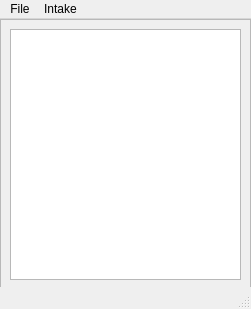
<?xml version="1.0" encoding="UTF-8"?>
<ui version="4.0">
 <class>Intake</class>
 <widget class="QMainWindow" name="Intake">
  <property name="geometry">
   <rect>
    <x>0</x>
    <y>0</y>
    <width>251</width>
    <height>309</height>
   </rect>
  </property>
  <property name="windowTitle">
   <string>Intake</string>
  </property>
  <widget class="QWidget" name="centralWidget">
   <widget class="QListWidget" name="listShipments">
    <property name="geometry">
     <rect>
      <x>10</x>
      <y>10</y>
      <width>231</width>
      <height>251</height>
     </rect>
    </property>
    <property name="font">
     <font>
      <family>URW Gothic L</family>
      <pointsize>16</pointsize>
     </font>
    </property>
   </widget>
   <widget class="QFrame" name="frame">
    <property name="geometry">
     <rect>
      <x>0</x>
      <y>0</y>
      <width>251</width>
      <height>271</height>
     </rect>
    </property>
    <property name="frameShape">
     <enum>QFrame::StyledPanel</enum>
    </property>
    <property name="frameShadow">
     <enum>QFrame::Raised</enum>
    </property>
   </widget>
   <zorder>frame</zorder>
   <zorder>listShipments</zorder>
  </widget>
  <widget class="QMenuBar" name="menuBar">
   <property name="geometry">
    <rect>
     <x>0</x>
     <y>0</y>
     <width>251</width>
     <height>19</height>
    </rect>
   </property>
   <widget class="QMenu" name="menuFile">
    <property name="title">
     <string>File</string>
    </property>
    <addaction name="quit_button"/>
   </widget>
   <widget class="QMenu" name="menuIntake">
    <property name="title">
     <string>Intake</string>
    </property>
    <addaction name="newBag"/>
    <addaction name="actionPost_Test"/>
   </widget>
   <addaction name="menuFile"/>
   <addaction name="menuIntake"/>
  </widget>
  <widget class="QStatusBar" name="statusBar"/>
  <action name="newBag">
   <property name="text">
    <string>Initial Intake</string>
   </property>
  </action>
  <action name="checkInventory">
   <property name="text">
    <string>Check Inventory</string>
   </property>
  </action>
  <action name="quit_button">
   <property name="text">
    <string>Quit</string>
   </property>
  </action>
  <action name="actionCustomer_Relations">
   <property name="text">
    <string>Customer Relations</string>
   </property>
  </action>
  <action name="actionLab">
   <property name="text">
    <string>Lab</string>
   </property>
  </action>
  <action name="actionFinishing">
   <property name="text">
    <string>Finishing</string>
   </property>
  </action>
  <action name="actionYield">
   <property name="text">
    <string>Yield</string>
   </property>
  </action>
  <action name="actionProduct_Management">
   <property name="text">
    <string>Product Management</string>
   </property>
  </action>
  <action name="actionPackaging">
   <property name="text">
    <string>Packaging</string>
   </property>
  </action>
  <action name="actionDistillate">
   <property name="text">
    <string>Distillate</string>
   </property>
  </action>
  <action name="actionPOS">
   <property name="text">
    <string>POS</string>
   </property>
  </action>
  <action name="actionPage_Switch_ON_OFF">
   <property name="checkable">
    <bool>true</bool>
   </property>
   <property name="checked">
    <bool>true</bool>
   </property>
   <property name="text">
    <string>Page Switch ON/OFF</string>
   </property>
  </action>
  <action name="actionPost_Test">
   <property name="text">
    <string>Post Test</string>
   </property>
  </action>
 </widget>
 <layoutdefault spacing="6" margin="11"/>
 <resources/>
 <connections/>
</ui>
